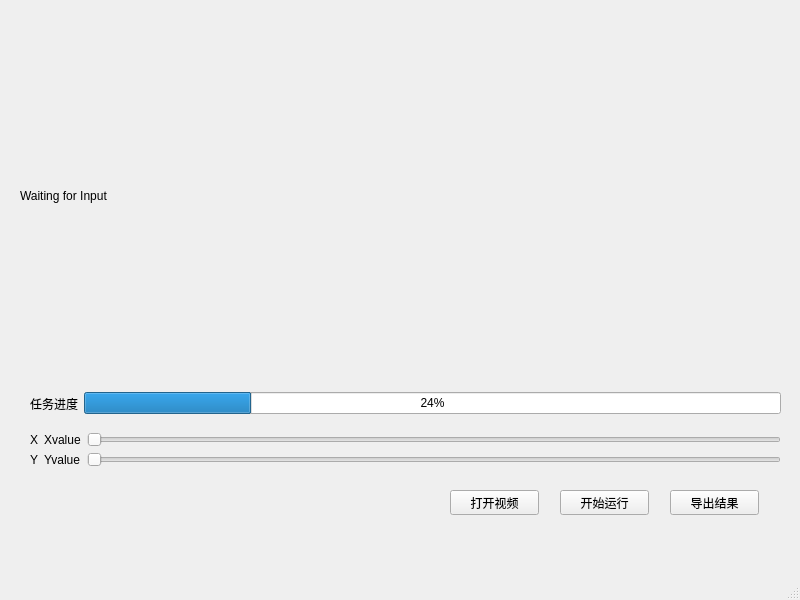
<?xml version="1.0" encoding="UTF-8"?>
<ui version="4.0">
 <class>MainWindow</class>
 <widget class="QMainWindow" name="MainWindow">
  <property name="geometry">
   <rect>
    <x>0</x>
    <y>0</y>
    <width>800</width>
    <height>600</height>
   </rect>
  </property>
  <property name="windowTitle">
   <string>MainWindow</string>
  </property>
  <widget class="QWidget" name="centralwidget">
   <widget class="QWidget" name="gridLayoutWidget">
    <property name="geometry">
     <rect>
      <x>20</x>
      <y>20</y>
      <width>761</width>
      <height>351</height>
     </rect>
    </property>
    <layout class="QGridLayout" name="gridLayout">
     <item row="0" column="0">
      <widget class="QLabel" name="label_view">
       <property name="text">
        <string>Waiting for Input</string>
       </property>
      </widget>
     </item>
    </layout>
   </widget>
   <widget class="QPushButton" name="pushButton_open">
    <property name="geometry">
     <rect>
      <x>450</x>
      <y>490</y>
      <width>89</width>
      <height>25</height>
     </rect>
    </property>
    <property name="text">
     <string>打开视频</string>
    </property>
   </widget>
   <widget class="QPushButton" name="pushButton_out">
    <property name="geometry">
     <rect>
      <x>670</x>
      <y>490</y>
      <width>89</width>
      <height>25</height>
     </rect>
    </property>
    <property name="text">
     <string>导出结果</string>
    </property>
   </widget>
   <widget class="QPushButton" name="pushButton_start">
    <property name="geometry">
     <rect>
      <x>560</x>
      <y>490</y>
      <width>89</width>
      <height>25</height>
     </rect>
    </property>
    <property name="text">
     <string>开始运行</string>
    </property>
   </widget>
   <widget class="QWidget" name="layoutWidget">
    <property name="geometry">
     <rect>
      <x>30</x>
      <y>450</y>
      <width>751</width>
      <height>19</height>
     </rect>
    </property>
    <layout class="QHBoxLayout" name="horizontalLayout_4">
     <item>
      <widget class="QLabel" name="label_Y">
       <property name="text">
        <string>Y</string>
       </property>
      </widget>
     </item>
     <item>
      <widget class="QLabel" name="label_yvalue">
       <property name="text">
        <string>Yvalue</string>
       </property>
      </widget>
     </item>
     <item>
      <widget class="QSlider" name="horizontalSlider_Y">
       <property name="orientation">
        <enum>Qt::Horizontal</enum>
       </property>
      </widget>
     </item>
    </layout>
   </widget>
   <widget class="QWidget" name="">
    <property name="geometry">
     <rect>
      <x>30</x>
      <y>390</y>
      <width>751</width>
      <height>27</height>
     </rect>
    </property>
    <layout class="QHBoxLayout" name="horizontalLayout_2">
     <item>
      <widget class="QLabel" name="label_progress">
       <property name="text">
        <string>任务进度</string>
       </property>
      </widget>
     </item>
     <item>
      <widget class="QProgressBar" name="progressBar">
       <property name="value">
        <number>24</number>
       </property>
      </widget>
     </item>
    </layout>
   </widget>
   <widget class="QWidget" name="">
    <property name="geometry">
     <rect>
      <x>30</x>
      <y>430</y>
      <width>751</width>
      <height>19</height>
     </rect>
    </property>
    <layout class="QHBoxLayout" name="horizontalLayout_3">
     <item>
      <widget class="QLabel" name="label_X">
       <property name="text">
        <string>X</string>
       </property>
      </widget>
     </item>
     <item>
      <widget class="QLabel" name="label_xvalue">
       <property name="text">
        <string>Xvalue</string>
       </property>
      </widget>
     </item>
     <item>
      <widget class="QSlider" name="horizontalSlider_X">
       <property name="orientation">
        <enum>Qt::Horizontal</enum>
       </property>
      </widget>
     </item>
    </layout>
   </widget>
  </widget>
  <widget class="QMenuBar" name="menubar">
   <property name="geometry">
    <rect>
     <x>0</x>
     <y>0</y>
     <width>800</width>
     <height>22</height>
    </rect>
   </property>
  </widget>
  <widget class="QStatusBar" name="statusbar"/>
 </widget>
 <resources/>
 <connections/>
</ui>
